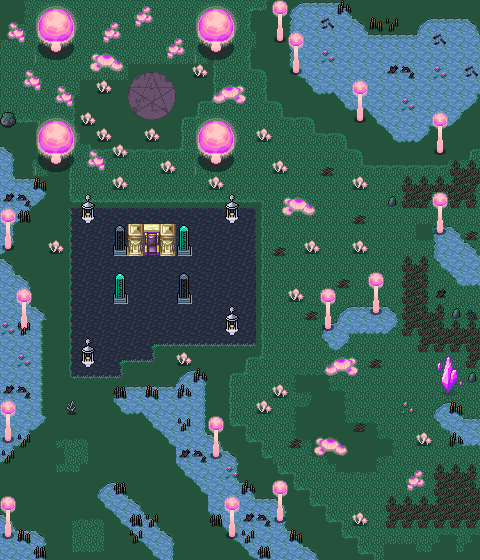

Rendered tile map (Tiled .tmx) drawn with the repository's tilesets; below, a short description and the map source with its tile grids summarised:
An orthogonal 30x35 tile map with 16x16 px tiles, 5 tile layers (SubBackground, Background, Ground, Clutter, ...), 4 tilesets and 30 objects.

<map version="1.10" tiledversion="1.11.2" orientation="orthogonal" renderorder="right-down" width="30" height="35" tilewidth="16" tileheight="16" infinite="0" nextlayerid="9" nextobjectid="168">
 <editorsettings>
  <export target="wastetown..tmx" format="tmx" />
 </editorsettings>
 <properties>
  <property name="dungeonEffect" value="{&quot;startBattleWithCard&quot;: [ &quot;Firdoch Core&quot;, &quot;Moon-Vigil Adherents&quot; ]}" />
 </properties>
 <tileset firstgid="1" source="../../../../common/maps/tileset/main.tsx" />
 <tileset firstgid="10113" source="../../../../common/maps/tileset/buildings.tsx" />
 <tileset firstgid="11905" source="../../../../common/maps/tileset/main-nocollide.tsx" />
 <tileset firstgid="22017" source="../../../../common/maps/tileset/dungeon/dungeon_bis.tsx" />
 <layer id="6" name="SubBackground" width="30" height="35">
  <data>[1050 cells, 163 non-empty, 12 distinct tile ids]</data>
 </layer>
 <layer id="1" name="Background" width="30" height="35">
  <data>[1050 cells, 897 non-empty, 18 distinct tile ids]</data>
 </layer>
 <layer id="2" name="Ground" width="30" height="35">
  <data>[1050 cells, 920 non-empty, 97 distinct tile ids]</data>
 </layer>
 <layer id="3" name="Clutter" width="30" height="35">
  <data>[1050 cells, 366 non-empty, 102 distinct tile ids]</data>
 </layer>
 <layer id="8" name="Walls" width="30" height="35">
  <properties>
   <property name="spriteLayer" type="bool" value="true" />
  </properties>
  <data>[1050 cells, 38 non-empty, 15 distinct tile ids]</data>
 </layer>
 <objectgroup id="4" name="Objects">
  <object id="58" template="../../../../common/maps/obj/enemy.tx" x="79" y="302.667">
   <properties>
    <property name="enemy" value="Trystan" />
    <property name="speedModifier" type="float" value="30" />
    <property name="threatRange" type="int" value="60" />
   </properties>
  </object>
  <object id="64" template="../../../../common/maps/obj/collision.tx" x="-15.6667" y="-19.4007" width="16" height="579.801" />
  <object id="67" template="../../../../common/maps/obj/collision.tx" x="-14.6667" y="561.333" width="511" height="16" />
  <object id="126" template="../../../../common/maps/obj/enemy.tx" x="144.75" y="274.75">
   <properties>
    <property name="effect" value="{ &quot;startBattleWithCard&quot;: [ &quot;Morcant's Loyalist&quot;, &quot;Morcant's Eyes&quot;, &quot;Blight Sickle&quot;, &quot;Elderfang Venom&quot; ] }" />
    <property name="enemy" value="Morcant" />
    <property name="pursueRange" type="int" value="0" />
    <property name="spawn.Easy" type="bool" value="false" />
    <property name="spawn.Normal" type="bool" value="false" />
    <property name="threatRange" type="int" value="0" />
   </properties>
  </object>
  <object id="127" template="../../../../common/maps/obj/enemy.tx" x="325.667" y="239.666">
   <properties>
    <property name="enemy" value="The Grand Goatnapper" />
    <property name="speedModifier" type="float" value="30" />
    <property name="threatRange" type="int" value="60" />
   </properties>
  </object>
  <object id="128" template="../../../../common/maps/obj/enemy.tx" x="142" y="105">
   <properties>
    <property name="effect" value="{ &quot;startBattleWithCard&quot;: [ &quot;Hoofprints of the Stag&quot;, &quot;Evershrike&quot;, &quot;Deathrender&quot; ] }" />
    <property name="enemy" value="Eirdu" />
    <property name="pursueRange" type="int" value="40" />
    <property name="spawn.Easy" type="bool" value="false" />
    <property name="spawn.Normal" type="bool" value="false" />
    <property name="speedModifier" type="float" value="40" />
    <property name="threatRange" type="int" value="60" />
   </properties>
  </object>
  <object id="129" template="../../../../common/maps/obj/enemy.tx" x="296" y="134.167">
   <properties>
    <property name="effect" value="{ &quot;startBattleWithCard&quot;: [ &quot;Faerie Tauntings&quot;, &quot;Bitterblossom&quot;, &quot;Polluted Bonds&quot; ] }" />
    <property name="enemy" value="Oura" />
    <property name="spawn.Easy" type="bool" value="false" />
    <property name="spawn.Normal" type="bool" value="false" />
    <property name="speedModifier" type="float" value="30" />
    <property name="threatRange" type="int" value="40" />
   </properties>
  </object>
  <object id="134" template="../../../../common/maps/obj/enemy.tx" x="222.083" y="279.5">
   <properties>
    <property name="enemy" value="Maralen" />
    <property name="pursueRange" type="int" value="30" />
    <property name="speedModifier" type="float" value="30" />
    <property name="threatRange" type="int" value="60" />
   </properties>
  </object>
  <object id="138" template="../../../../common/maps/obj/enemy.tx" x="319.666" y="419.333">
   <properties>
    <property name="enemy" value="Thorna and Twigtooth" />
    <property name="speedModifier" type="float" value="30" />
    <property name="threatRange" type="int" value="60" />
   </properties>
  </object>
  <object id="145" template="../../../../common/maps/obj/collision.tx" x="479" y="-12.9005" width="16" height="579.801" />
  <object id="146" template="../../../../common/maps/obj/collision.tx" x="-16.0361" y="-18.323" width="511" height="16" />
  <object id="147" template="../../../../common/maps/obj/scroll.tx" x="413" y="239.667">
   <properties>
    <property name="reward" value="[ { &quot;type&quot;: &quot;card&quot;, &quot;cardName&quot;: &quot;Eclipsed Realms&quot;, &quot;editions&quot;: [ &quot;ECL&quot; ], &quot;count&quot;: 1 } ]" />
   </properties>
  </object>
  <object id="149" template="../../../../common/maps/obj/gold.tx" x="114.167" y="320.833" />
  <object id="150" template="../../../../common/maps/obj/dialog.tx" x="-3" y="499.583" width="117.333" height="15.5" visible="1">
   <properties>
    <property name="dialog">[
{
   "text": "A strange realm stretches out ahead, enveloped in a twilight aurora. An eclipse hangs in the sky overhead and the muttering of elves, faeries, and many other stranger creatures besides can be heard in the distance.
Your manasight stone glows, sensing the power of the legends here.",
   "options": [{
      "name": "(Continue)", "action": [{"deleteMapObject":-1}]}]
}
]</property>
   </properties>
  </object>
  <object id="151" template="../../../../common/maps/obj/entry_up.tx" x="64" y="560" width="48" height="16">
   <properties>
    <property name="teleport" value="" />
   </properties>
  </object>
  <object id="152" template="../../../../common/maps/obj/dialog.tx" x="32.6668" y="406.917" width="91.333" height="15.5" visible="1">
   <properties>
    <property name="dialog">[
{
   "text": "'Step not lightly into the court of the fae.' A delicate but sinister woman calls out from the throne ahead. 'I do not let those I fancy leave again.'",
   "options": [{
      "name": "(Continue)", "action": [{"deleteMapObject":-1}]}]
}
]</property>
   </properties>
  </object>
  </objectgroup>
</map>
<!-- 14 of 30 objects omitted -->
